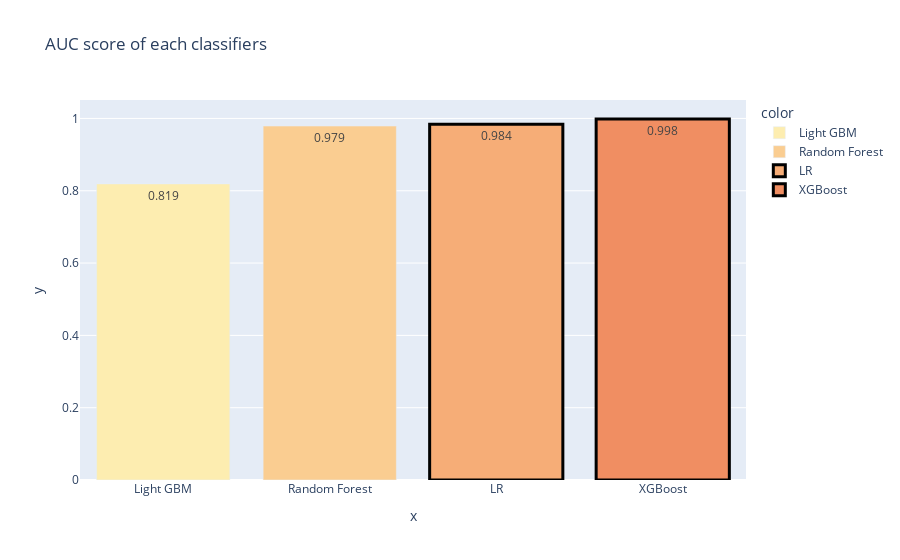

Source (notebook cell):
### Code cell
fig = px_bar(list(auc_dict_sorted.keys()), list(auc_dict_sorted.values()), np.round(list(auc_dict_sorted.values()),3), 'AUC score of each classifiers', list(auc_dict_sorted.keys()), px.colors.sequential.matter)

for idx in [2,3]:
    fig.data[idx].marker.line.width = 3
    fig.data[idx].marker.line.color = "black"
fig.show()

### Figure 1 — Plotly figure (JSON) as saved in the notebook; plotly's stock layout.template omitted (floating-point values rounded to 4 significant figures)
{"data": [{"alignmentgroup": "True", "hovertemplate": "color=Light GBM<br>x=%{x}<br>y=%{y}<br>text=%{text}<extra></extra>", "legendgroup": "Light GBM", "marker": {"color": "rgb(253, 237, 176)", "pattern": {"shape": ""}}, "name": "Light GBM", "offsetgroup": "Light GBM", "orientation": "v", "showlegend": true, "text": [0.819], "textposition": "auto", "type": "bar", "x": ["Light GBM"], "xaxis": "x", "y": [0.8189], "yaxis": "y"}, {"alignmentgroup": "True", "hovertemplate": "color=Random Forest<br>x=%{x}<br>y=%{y}<br>text=%{text}<extra></extra>", "legendgroup": "Random Forest", "marker": {"color": "rgb(250, 205, 145)", "pattern": {"shape": ""}}, "name": "Random Forest", "offsetgroup": "Random Forest", "orientation": "v", "showlegend": true, "text": [0.979], "textposition": "auto", "type": "bar", "x": ["Random Forest"], "xaxis": "x", "y": [0.979], "yaxis": "y"}, {"alignmentgroup": "True", "hovertemplate": "color=LR<br>x=%{x}<br>y=%{y}<br>text=%{text}<extra></extra>", "legendgroup": "LR", "marker": {"color": "rgb(246, 173, 119)", "line": {"color": "black", "width": 3}, "pattern": {"shape": ""}}, "name": "LR", "offsetgroup": "LR", "orientation": "v", "showlegend": true, "text": [0.984], "textposition": "auto", "type": "bar", "x": ["LR"], "xaxis": "x", "y": [0.9837], "yaxis": "y"}, {"alignmentgroup": "True", "hovertemplate": "color=XGBoost<br>x=%{x}<br>y=%{y}<br>text=%{text}<extra></extra>", "legendgroup": "XGBoost", "marker": {"color": "rgb(240, 142, 98)", "line": {"color": "black", "width": 3}, "pattern": {"shape": ""}}, "name": "XGBoost", "offsetgroup": "XGBoost", "orientation": "v", "showlegend": true, "text": [0.998], "textposition": "auto", "type": "bar", "x": ["XGBoost"], "xaxis": "x", "y": [0.9985], "yaxis": "y"}], "layout": {"barmode": "relative", "legend": {"title": {"text": "color"}, "tracegroupgap": 0}, "title": {"text": "AUC score of each classifiers"}, "xaxis": {"anchor": "y", "domain": [0, 1], "title": {"text": "x"}}, "yaxis": {"anchor": "x", "domain": [0, 1], "title": {"text": "y"}}}}
